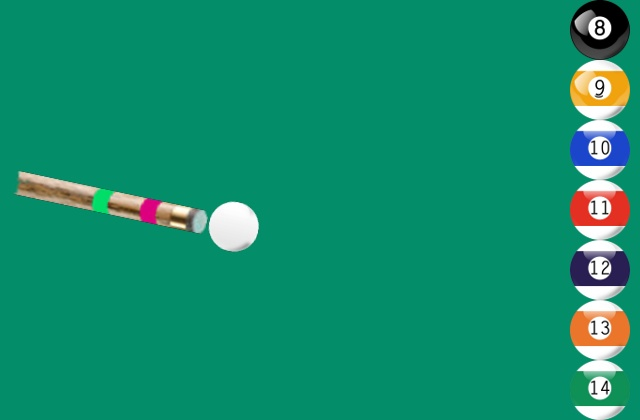
#> input picture The Pool game/SampleImages/1.jpg, 640 x 420 px
$ python pool.py   (Python 2 division)   (older library calls are emulated)
#> lines starting #> are read from the running program, lines starting #| are printed output that depends on the picture; after the words box and inside, x2 and y2 are one past the last pixel; in counts of white or black regions, pixels touching at a corner belong together
#> further down, img is the input picture: shape (420, 640, 3); mean B, G, R 108.9, 142.3, 19.3
import numpy as np
import cv2
import math


def detect_stick(img):
    hsv = cv2.cvtColor(img, cv2.COLOR_BGR2HSV)

    # masking pink colour in stick
    lower_pink = np.array([150, 200, 200])
    upper_pink = np.array([200, 255, 255])
    mask = cv2.inRange(hsv, lower_pink, upper_pink)

    contours, hierarchy = cv2.findContours(mask, cv2.RETR_TREE,
                                           cv2.CHAIN_APPROX_NONE)
    cnt = contours[0]
    cv2.drawContours(img, contours, -1, (255, 0, 0), 1)

    # centroid of pink contour
    M = cv2.moments(cnt)
    cx = int(M['m10']/M['m00'])
    cy = int(M['m01']/M['m00'])

    centroid = [cx, cy]
    return centroid


def find_intersection(p0, p1, p2, p3):
    s10_x = p1[0] - p0[0]
    s10_y = p1[1] - p0[1]
    s32_x = p3[0] - p2[0]
    s32_y = p3[1] - p2[1]

    denom = s10_x * s32_y - s32_x * s10_y
    if denom == 0:
        return None  # collinear

    denom_is_positive = denom > 0

    s02_x = p0[0] - p2[0]
    s02_y = p0[1] - p2[1]

    s_numer = s10_x * s02_y - s10_y * s02_x
    if (s_numer < 0) == denom_is_positive:
        return None  # no collision

    t_numer = s32_x * s02_y - s32_y * s02_x
    if (t_numer < 0) == denom_is_positive:
        return None  # no collision

    if (s_numer > denom) == denom_is_positive or (t_numer > denom) \
                         == denom_is_positive:
        return None  # no collision

    # collision detected
    t = float(t_numer) / denom
    intersection_point = [int(round(p0[0] + (t * s10_x))),
                          int(round(p0[1] + (t * s10_y)))]

    return intersection_point


def play(img, file_number):
#> called with file_number = 1
    cimg = cv2.medianBlur(img, 5)
    img = cv2.cvtColor(img, cv2.COLOR_BGR2GRAY)
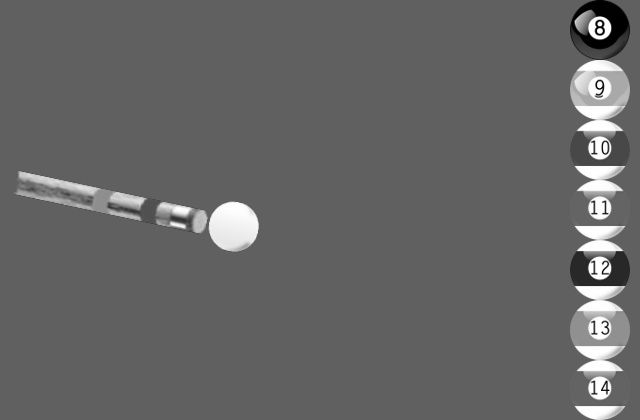
#> img: shape (420, 640); min 0, max 255, mean 102

    # hough transform for detecting balls
    circles = cv2.HoughCircles(img, cv2.cv.CV_HOUGH_GRADIENT, 1, 20, param1=40,
                               param2=35, minRadius=20, maxRadius=100)
#> circles = [[599.5, 29.5, 29.7], [598.5, 89.5, 30.8], [233.5, 226.5, 24.3], [600.5, 329.5, 30.1], [600.5, 269.5, 29.7], [599.5, 150.5, 29.2], [600.5, 389.5, 29.9], [600.5, 209.5, 29.7]]
    circles = np.uint16(np.around(circles))
#> circles = [[600, 30, 30], [598, 90, 31], [234, 226, 24], [600, 330, 30], [600, 270, 30], [600, 150, 29], [600, 390, 30], [600, 210, 30]]
    rmin = circles[0][0][2]
#> rmin = 30
    x = circles[0][0][0]
#> x = 600
    y = circles[0][0][1]
#> y = 30
    for i in circles[0, :]:

        # draw the outer circle
        cv2.circle(cimg, (i[0], i[1]), i[2], (0, 255, 0), 2)
        # draw the center of the circle
        cv2.circle(cimg, (i[0], i[1]), 2, (0, 0, 255), 3)
        # detecting the white ball
        if i[2] < rmin:
            rmin = i[2]
            x = i[0]
            y = i[1]
#> this loop made 8 passes
#> (i, rmin, x, y) on pass 3: ([234, 226, 24], 24, 234, 226)
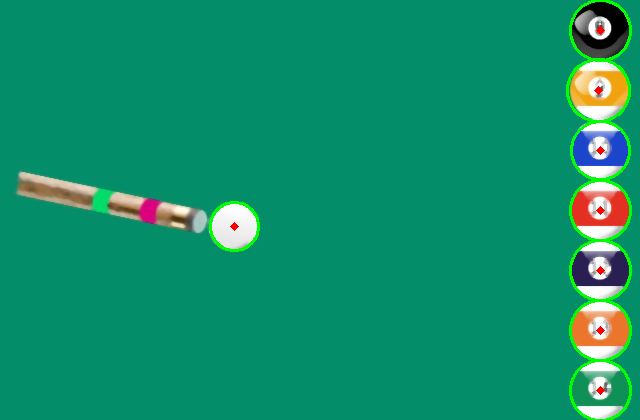
#> cimg: shape (420, 640, 3); mean B, G, R 106.7, 143.7, 17.9
#> after the loop, rmin = 24; x = 234; y = 226

    # line tangent to the 7 stacked balls
    cv2.line(cimg, (570, 0), (570, 420), (225, 0, 0), 3)
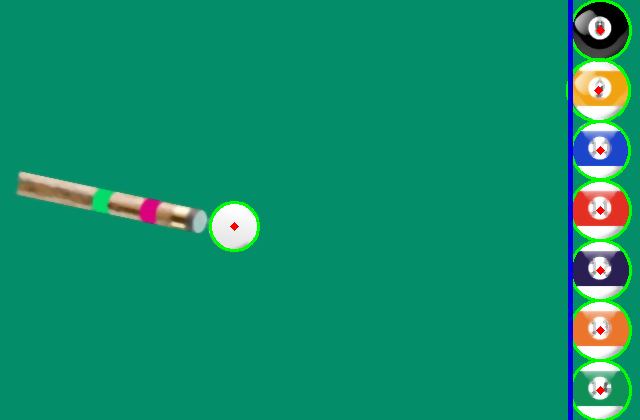
#> cimg: shape (420, 640, 3); 0.78% of pixels changed, all inside (x1, y1, x2, y2) = (568, 0, 573, 420)

    # line from stick to balls
    ctr = detect_stick(cimg)
#> in detect_stick, `hsv = cv2.cvtColor(img, cv2.COLOR_BGR2HSV)`: hsv: shape (420, 640, 3); mean H, S, V 79.3, 236.3, 147.8
#> in detect_stick, `mask = cv2.inRange(hsv, lower_pink, upper_pink)`:
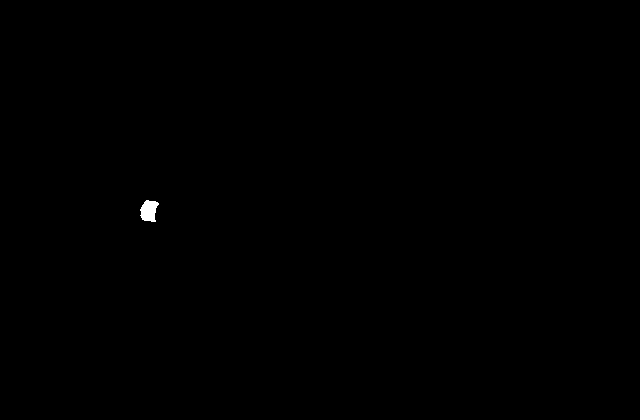
#> mask: shape (420, 640); 0.11% white; 1 white region
#> in detect_stick, `contours, hierarchy = cv2.findContours(mask, cv2.RETR_TREE, cv2.CHAIN_..`: contours = 1 contour; box (x1, y1, x2, y2) and area: (140, 200, 159, 222) 265
#> in detect_stick, `cnt = contours[0]`: cnt = contour of 62 points, box (x1, y1, x2, y2) (140, 200, 159, 222), area 265
#> in detect_stick, `cv2.drawContours(img, contours, -1, (255, 0, 0), 1)`: img: shape (420, 640, 3); 0.02% of pixels changed, all inside (x1, y1, x2, y2) = (140, 200, 159, 222)
#> in detect_stick, `M = cv2.moments(cnt)`: M = moments, m00 265, centre m10/m00, m01/m00 = (148.5, 210.4)
#> in detect_stick, `cx = int(M['m10']/M['m00'])`: cx = 148
#> in detect_stick, `cy = int(M['m01']/M['m00'])`: cy = 210
#> in detect_stick, `centroid = [cx, cy]`: centroid = [148, 210]
#> ctr = [148, 210]
    cx, cy = ctr[0], ctr[1]
#> cx = 148; cy = 210
    lengthAB = math.sqrt(abs(x - cx) ^ 2 + abs(y - cy) ^ 2)
#> lengthAB = 8.37
    a = int(round(x + (x - cx) * 300 / lengthAB))
#> a = 3318
    b = int(round(y + (y - cy) * 300 / lengthAB))
#> b = 800
    cv2.line(cimg, (x, y), (a, b), (225, 0, 0), 3)
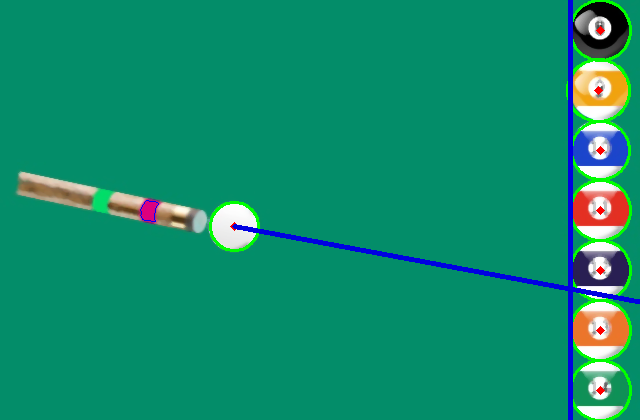
#> cimg: shape (420, 640, 3); mean B, G, R 108.6, 141.3, 17.5

    # intersection point of two lines
    p = find_intersection([570, 0], [570, 420], [x, y], [a, b])
#> in find_intersection, `s32_x = p3[0] - p2[0]`: s32_x = 3084
#> in find_intersection, `s32_y = p3[1] - p2[1]`: s32_y = 574
#> in find_intersection, `denom = s10_x * s32_y - s32_x * s10_y`: denom = -1295280
#> in find_intersection, `denom_is_positive = denom > 0`: denom_is_positive = False
#> in find_intersection, `s02_x = p0[0] - p2[0]`: s02_x = 336
#> in find_intersection, `s02_y = p0[1] - p2[1]`: s02_y = -226
#> in find_intersection, `s_numer = s10_x * s02_y - s10_y * s02_x`: s_numer = -141120
#> in find_intersection, `t_numer = s32_x * s02_y - s32_y * s02_x`: t_numer = -889848
#> in find_intersection, `t = float(t_numer) / denom`: t = 0.687
#> in find_intersection, `intersection_point = [int(round(p0[0] + (t * s10_x))), int(round(p0[1]..`: intersection_point = [570, 289]
#> p = [570, 289]
    cv2.circle(cimg, (p[0], p[1]), 5, (0, 0, 255), 2)
#> cimg: shape (420, 640, 3); 0.03% of pixels changed, all inside (x1, y1, x2, y2) = (564, 283, 577, 296)

    # assuming 7 balls are evenly stacked from top to bottom
    resolution = img.shape
#> resolution = (420, 640)
    h = round(float(resolution[0])/7)
#> h = 60
    if p[1] < h:
        ball_number = 8
    elif p[1] < 2*h and p[1] >= h:
        ball_number = 9
    elif p[1] < 3*h and p[1] >= 2*h:
        ball_number = 10
    elif p[1] < 4*h and p[1] >= 3*h:
        ball_number = 11
    elif p[1] < 5*h and p[1] >= 4*h:
        ball_number = 12
    elif p[1] < 6*h and p[1] >= 5*h:
        ball_number = 13
    elif p[1] < 7*h and p[1] >= 6*h:
        ball_number = 14

    # display image and exit
    cv2.imshow('Collision detection '+str(file_number), cimg)
    return ball_number

if __name__ == "__main__":
    # checking output for single image
    img = cv2.imread('SampleImages/1.jpg')
    ball_number = play(img, 1)
#> ball_number = 12
    print ball_number, "number ball at target range"
#| 12 number ball at target range

cv2.waitKey(0)
cv2.destroyAllWindows()
